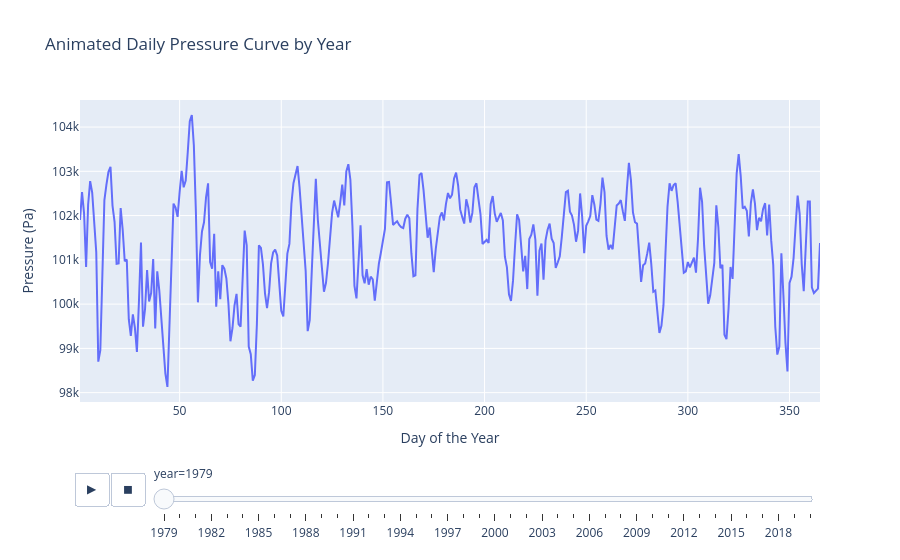

Write notebook code for a chart like this one.
### Code cell
fig.show()

### Figure 1 — Plotly figure (JSON) as saved in the notebook; plotly's stock layout.template omitted (floating-point values rounded to 4 significant figures; data arrays with more than 128 entries replaced by an {"elided": "..."} marker saying what was removed)
{"data": [{"hovertemplate": "year=1979<br>Day of the Year=%{x}<br>Pressure (Pa)=%{y}<extra></extra>", "legendgroup": "", "line": {"color": "#636efa", "dash": "solid"}, "marker": {"symbol": "circle"}, "mode": "lines", "name": "", "orientation": "v", "showlegend": false, "type": "scatter", "x": {"elided": "364 int values"}, "xaxis": "x", "y": {"elided": "364 float values"}, "yaxis": "y"}], "layout": {"legend": {"tracegroupgap": 0}, "sliders": [{"active": 0, "currentvalue": {"prefix": "year="}, "len": 0.9, "pad": {"b": 10, "t": 60}, "steps": [{"args": [["1979"], {"frame": {"duration": 0, "redraw": false}, "fromcurrent": true, "mode": "immediate", "transition": {"duration": 0, "easing": "linear"}}], "label": "1979", "method": "animate"}, {"args": [["1980"], {"frame": {"duration": 0, "redraw": false}, "fromcurrent": true, "mode": "immediate", "transition": {"duration": 0, "easing": "linear"}}], "label": "1980", "method": "animate"}, {"args": [["1981"], {"frame": {"duration": 0, "redraw": false}, "fromcurrent": true, "mode": "immediate", "transition": {"duration": 0, "easing": "linear"}}], "label": "1981", "method": "animate"}, {"args": [["1982"], {"frame": {"duration": 0, "redraw": false}, "fromcurrent": true, "mode": "immediate", "transition": {"duration": 0, "easing": "linear"}}], "label": "1982", "method": "animate"}, {"args": [["1983"], {"frame": {"duration": 0, "redraw": false}, "fromcurrent": true, "mode": "immediate", "transition": {"duration": 0, "easing": "linear"}}], "label": "1983", "method": "animate"}, {"args": [["1984"], {"frame": {"duration": 0, "redraw": false}, "fromcurrent": true, "mode": "immediate", "transition": {"duration": 0, "easing": "linear"}}], "label": "1984", "method": "animate"}, {"args": [["1985"], {"frame": {"duration": 0, "redraw": false}, "fromcurrent": true, "mode": "immediate", "transition": {"duration": 0, "easing": "linear"}}], "label": "1985", "method": "animate"}, {"args": [["1986"], {"frame": {"duration": 0, "redraw": false}, "fromcurrent": true, "mode": "immediate", "transition": {"duration": 0, "easing": "linear"}}], "label": "1986", "method": "animate"}, {"args": [["1987"], {"frame": {"duration": 0, "redraw": false}, "fromcurrent": true, "mode": "immediate", "transition": {"duration": 0, "easing": "linear"}}], "label": "1987", "method": "animate"}, {"args": [["1988"], {"frame": {"duration": 0, "redraw": false}, "fromcurrent": true, "mode": "immediate", "transition": {"duration": 0, "easing": "linear"}}], "label": "1988", "method": "animate"}, {"args": [["1989"], {"frame": {"duration": 0, "redraw": false}, "fromcurrent": true, "mode": "immediate", "transition": {"duration": 0, "easing": "linear"}}], "label": "1989", "method": "animate"}, {"args": [["1990"], {"frame": {"duration": 0, "redraw": false}, "fromcurrent": true, "mode": "immediate", "transition": {"duration": 0, "easing": "linear"}}], "label": "1990", "method": "animate"}, {"args": [["1991"], {"frame": {"duration": 0, "redraw": false}, "fromcurrent": true, "mode": "immediate", "transition": {"duration": 0, "easing": "linear"}}], "label": "1991", "method": "animate"}, {"args": [["1992"], {"frame": {"duration": 0, "redraw": false}, "fromcurrent": true, "mode": "immediate", "transition": {"duration": 0, "easing": "linear"}}], "label": "1992", "method": "animate"}, {"args": [["1993"], {"frame": {"duration": 0, "redraw": false}, "fromcurrent": true, "mode": "immediate", "transition": {"duration": 0, "easing": "linear"}}], "label": "1993", "method": "animate"}, {"args": [["1994"], {"frame": {"duration": 0, "redraw": false}, "fromcurrent": true, "mode": "immediate", "transition": {"duration": 0, "easing": "linear"}}], "label": "1994", "method": "animate"}, {"args": [["1995"], {"frame": {"duration": 0, "redraw": false}, "fromcurrent": true, "mode": "immediate", "transition": {"duration": 0, "easing": "linear"}}], "label": "1995", "method": "animate"}, {"args": [["1996"], {"frame": {"duration": 0, "redraw": false}, "fromcurrent": true, "mode": "immediate", "transition": {"duration": 0, "easing": "linear"}}], "label": "1996", "method": "animate"}, {"args": [["1997"], {"frame": {"duration": 0, "redraw": false}, "fromcurrent": true, "mode": "immediate", "transition": {"duration": 0, "easing": "linear"}}], "label": "1997", "method": "animate"}, {"args": [["1998"], {"frame": {"duration": 0, "redraw": false}, "fromcurrent": true, "mode": "immediate", "transition": {"duration": 0, "easing": "linear"}}], "label": "1998", "method": "animate"}, {"args": [["1999"], {"frame": {"duration": 0, "redraw": false}, "fromcurrent": true, "mode": "immediate", "transition": {"duration": 0, "easing": "linear"}}], "label": "1999", "method": "animate"}, {"args": [["2000"], {"frame": {"duration": 0, "redraw": false}, "fromcurrent": true, "mode": "immediate", "transition": {"duration": 0, "easing": "linear"}}], "label": "2000", "method": "animate"}, {"args": [["2001"], {"frame": {"duration": 0, "redraw": false}, "fromcurrent": true, "mode": "immediate", "transition": {"duration": 0, "easing": "linear"}}], "label": "2001", "method": "animate"}, {"args": [["2002"], {"frame": {"duration": 0, "redraw": false}, "fromcurrent": true, "mode": "immediate", "transition": {"duration": 0, "easing": "linear"}}], "label": "2002", "method": "animate"}, {"args": [["2003"], {"frame": {"duration": 0, "redraw": false}, "fromcurrent": true, "mode": "immediate", "transition": {"duration": 0, "easing": "linear"}}], "label": "2003", "method": "animate"}, {"args": [["2004"], {"frame": {"duration": 0, "redraw": false}, "fromcurrent": true, "mode": "immediate", "transition": {"duration": 0, "easing": "linear"}}], "label": "2004", "method": "animate"}, {"args": [["2005"], {"frame": {"duration": 0, "redraw": false}, "fromcurrent": true, "mode": "immediate", "transition": {"duration": 0, "easing": "linear"}}], "label": "2005", "method": "animate"}, {"args": [["2006"], {"frame": {"duration": 0, "redraw": false}, "fromcurrent": true, "mode": "immediate", "transition": {"duration": 0, "easing": "linear"}}], "label": "2006", "method": "animate"}, {"args": [["2007"], {"frame": {"duration": 0, "redraw": false}, "fromcurrent": true, "mode": "immediate", "transition": {"duration": 0, "easing": "linear"}}], "label": "2007", "method": "animate"}, {"args": [["2008"], {"frame": {"duration": 0, "redraw": false}, "fromcurrent": true, "mode": "immediate", "transition": {"duration": 0, "easing": "linear"}}], "label": "2008", "method": "animate"}, {"args": [["2009"], {"frame": {"duration": 0, "redraw": false}, "fromcurrent": true, "mode": "immediate", "transition": {"duration": 0, "easing": "linear"}}], "label": "2009", "method": "animate"}, {"args": [["2010"], {"frame": {"duration": 0, "redraw": false}, "fromcurrent": true, "mode": "immediate", "transition": {"duration": 0, "easing": "linear"}}], "label": "2010", "method": "animate"}, {"args": [["2011"], {"frame": {"duration": 0, "redraw": false}, "fromcurrent": true, "mode": "immediate", "transition": {"duration": 0, "easing": "linear"}}], "label": "2011", "method": "animate"}, {"args": [["2012"], {"frame": {"duration": 0, "redraw": false}, "fromcurrent": true, "mode": "immediate", "transition": {"duration": 0, "easing": "linear"}}], "label": "2012", "method": "animate"}, {"args": [["2013"], {"frame": {"duration": 0, "redraw": false}, "fromcurrent": true, "mode": "immediate", "transition": {"duration": 0, "easing": "linear"}}], "label": "2013", "method": "animate"}, {"args": [["2014"], {"frame": {"duration": 0, "redraw": false}, "fromcurrent": true, "mode": "immediate", "transition": {"duration": 0, "easing": "linear"}}], "label": "2014", "method": "animate"}, {"args": [["2015"], {"frame": {"duration": 0, "redraw": false}, "fromcurrent": true, "mode": "immediate", "transition": {"duration": 0, "easing": "linear"}}], "label": "2015", "method": "animate"}, {"args": [["2016"], {"frame": {"duration": 0, "redraw": false}, "fromcurrent": true, "mode": "immediate", "transition": {"duration": 0, "easing": "linear"}}], "label": "2016", "method": "animate"}, {"args": [["2017"], {"frame": {"duration": 0, "redraw": false}, "fromcurrent": true, "mode": "immediate", "transition": {"duration": 0, "easing": "linear"}}], "label": "2017", "method": "animate"}, {"args": [["2018"], {"frame": {"duration": 0, "redraw": false}, "fromcurrent": true, "mode": "immediate", "transition": {"duration": 0, "easing": "linear"}}], "label": "2018", "method": "animate"}, {"args": [["2019"], {"frame": {"duration": 0, "redraw": false}, "fromcurrent": true, "mode": "immediate", "transition": {"duration": 0, "easing": "linear"}}], "label": "2019", "method": "animate"}, {"args": [["2020"], {"frame": {"duration": 0, "redraw": false}, "fromcurrent": true, "mode": "immediate", "transition": {"duration": 0, "easing": "linear"}}], "label": "2020", "method": "animate"}], "x": 0.1, "xanchor": "left", "y": 0, "yanchor": "top"}], "title": {"text": "Animated Daily Pressure Curve by Year"}, "updatemenus": [{"buttons": [{"args": [null, {"frame": {"duration": 500, "redraw": false}, "fromcurrent": true, "mode": "immediate", "transition": {"duration": 500, "easing": "linear"}}], "label": "&#9654;", "method": "animate"}, {"args": [[null], {"frame": {"duration": 0, "redraw": false}, "fromcurrent": true, "mode": "immediate", "transition": {"duration": 0, "easing": "linear"}}], "label": "&#9724;", "method": "animate"}], "direction": "left", "pad": {"r": 10, "t": 70}, "showactive": false, "type": "buttons", "x": 0.1, "xanchor": "right", "y": 0, "yanchor": "top"}], "xaxis": {"anchor": "y", "domain": [0, 1], "title": {"text": "Day of the Year"}}, "yaxis": {"anchor": "x", "domain": [0, 1], "title": {"text": "Pressure (Pa)"}}}}
